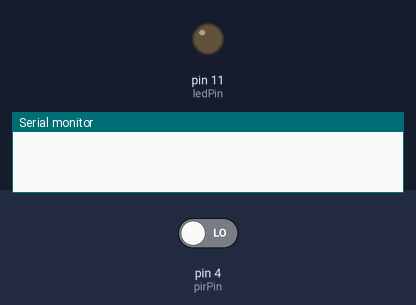
Recording of a sketch running on a simulated Arduino Uno, built with avr-gcc and run on an emulated ATmega328P. Shown: output pins drawn as LEDs (lit = HIGH), the last lines printed to the serial monitor. The inputs (shaded band) are chosen by the test bench; at power-on: pin 4 (pirPin) LOW.

Above: at 1.2 s.
1.3 s: pin 4 (pirPin) driven HIGH
At 2.0 s:
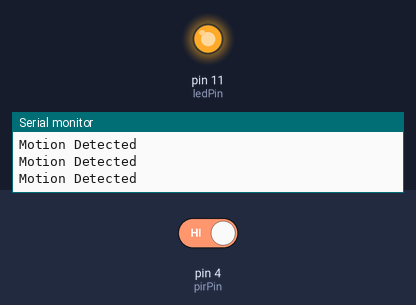
2.8 s: pin 4 (pirPin) driven LOW
At 3.3 s:
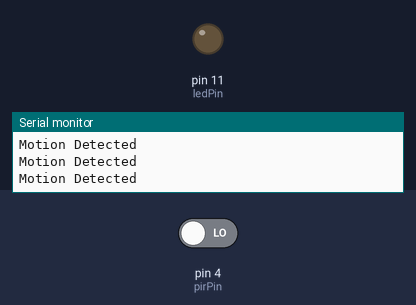
Timing chart, 0 to 5.8 s (numbered marks = the images above; inputs shaded):
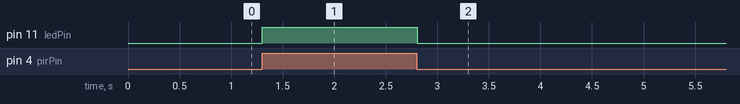

The sketch:

TeodoroCENG317PIRS.ino
```cpp
/*
PIR HCSR501
by Jose Antonio Castro Teodoro
*/
int ledPin = 11;                // LED
int pirPin = 4;                 // PIR Out pin
int pirStat = 0;                   // PIR status
void setup() {
 pinMode(ledPin, OUTPUT);
 pinMode(pirPin, INPUT);
 Serial.begin(9600);
}
void loop(){
 pirStat = digitalRead(pirPin);
 if (pirStat == HIGH) {            // if motion detected
   digitalWrite(ledPin, HIGH);  // turn LED ON
   Serial.println("Motion Detected");
 }
 else {
   digitalWrite(ledPin, LOW); // turn LED OFF if we have no motion
 }
}
```

Measured:
- after the input at 1.3 s, pin 11 (ledPin): LOW → HIGH at once
- after the input at 2.8 s, pin 11 (ledPin): HIGH → LOW at once
